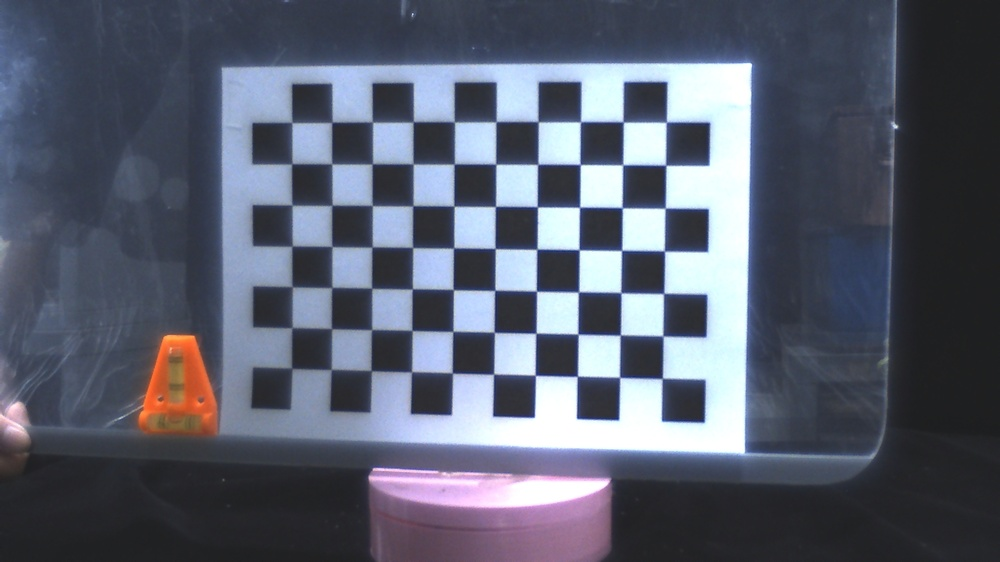
#> input picture calibrate/data/133_calibrate(0)/DFK_33UX252_0.jpg, 1000 x 562 px, shrunk from 1920 x 1080 before the run, given in place of the camera
$ python HSV_cap.py
#> lines starting #> are read from the running program, lines starting #| are printed output that depends on the picture; after the words box and inside, x2 and y2 are one past the last pixel; in counts of white or black regions, pixels touching at a corner belong together
import cv2
import numpy as np

cap = cv2.VideoCapture(0)  # 使用攝影機

if not cap.isOpened():
    print("無法開啟影片")
    exit()

# 空
def empty(v):
    pass

cv2.namedWindow("Track Bar", cv2.WINDOW_NORMAL)

cv2.createTrackbar('Hue MIN', "Track Bar", 0, 179, empty)
#> slider 'Hue MIN' is set to 35
cv2.createTrackbar('Hue MAX', "Track Bar", 179, 179, empty)
cv2.createTrackbar('Sat MIN', "Track Bar", 0, 255, empty)
#> slider 'Sat MIN' is set to 51
cv2.createTrackbar('Sat MAX', "Track Bar", 255, 255, empty)
cv2.createTrackbar('Val MIN', "Track Bar", 0, 255, empty)
#> slider 'Val MIN' is set to 51
cv2.createTrackbar('Val MAX', "Track Bar", 255, 255, empty)

while True:
    ret, img = cap.read()  # 讀取第一幀
#> img is the input picture: shape (562, 1000, 3); mean B, G, R 110.2, 95, 89.7
    if not ret:
        print("無法讀取影片的第一幀")
        exit()

    # 動態調整HSV過濾範圍
    h_min = cv2.getTrackbarPos('Hue MIN', "Track Bar")
    h_max = cv2.getTrackbarPos('Hue MAX', "Track Bar")
    s_min = cv2.getTrackbarPos('Sat MIN', "Track Bar")
    s_max = cv2.getTrackbarPos('Sat MAX', "Track Bar")
    v_min = cv2.getTrackbarPos('Val MIN', "Track Bar")
    v_max = cv2.getTrackbarPos('Val MAX', "Track Bar")

    lower = np.array([h_min, s_min, v_min])
    upper = np.array([h_max, s_max, v_max])

    mask2 = cv2.inRange(cv2.cvtColor(img, cv2.COLOR_BGR2HSV), lower, upper)
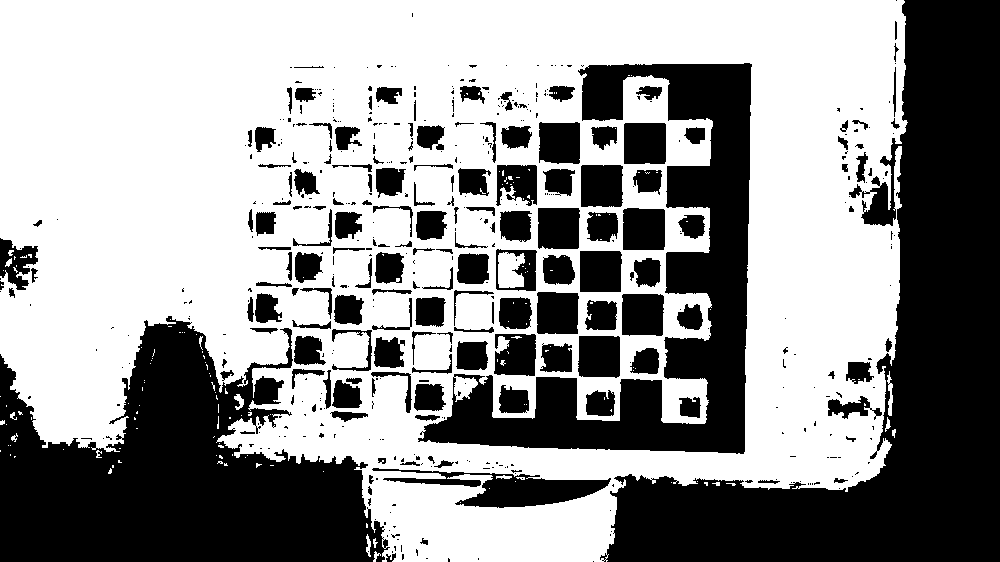
#> mask2: shape (562, 1000); 58.2% white; 494 black regions (326 under 20 px), largest, box (x1, y1, x2, y2) and area: (600, 0, 1000, 562) 81654, (0, 316, 390, 562) 56077, (418, 63, 752, 454) 37997
    r = cv2.bitwise_and(img, img, mask=mask2)  # 使用原始BGR影像
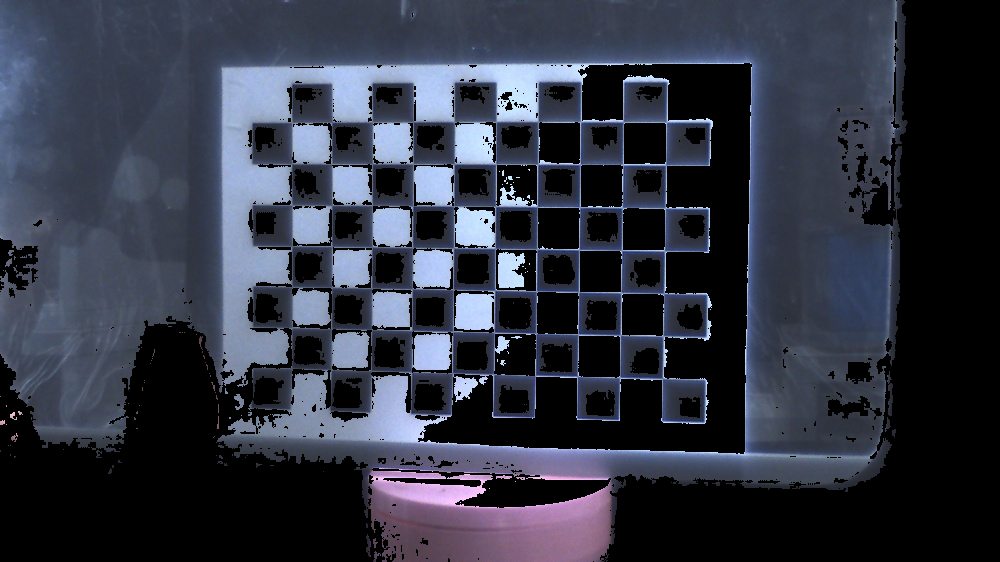
#> r: shape (562, 1000, 3); mean B, G, R 66.5, 53, 48.8

    cv2.imshow("result Image", r)

    if cv2.waitKey(1) & 0xFF == 27:  # 按ESC退出
#> (key Esc is pressed here)
        break

cv2.destroyAllWindows()
cap.release()
